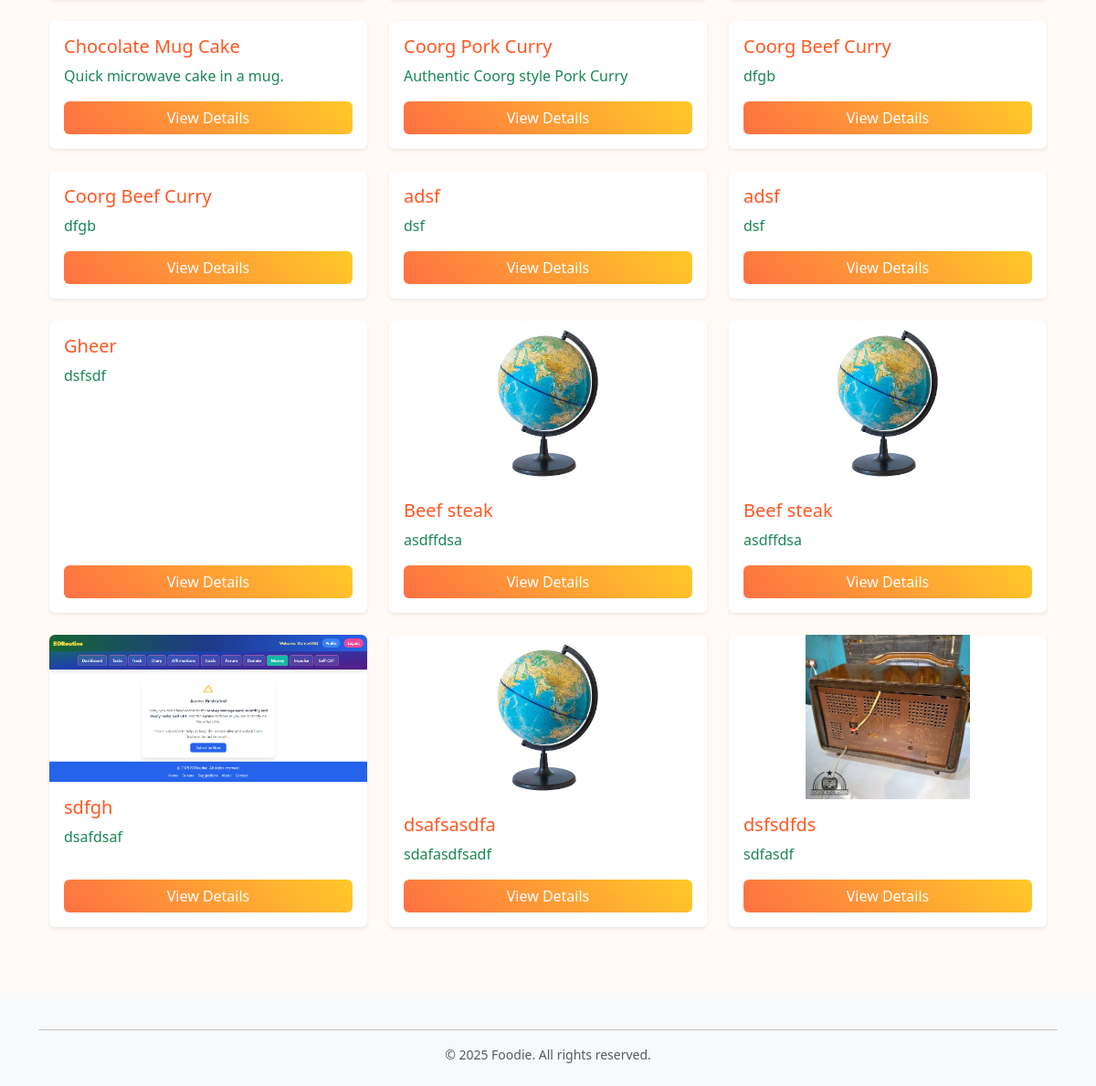
Page /recipes/ (lower part) on the earlier database version.
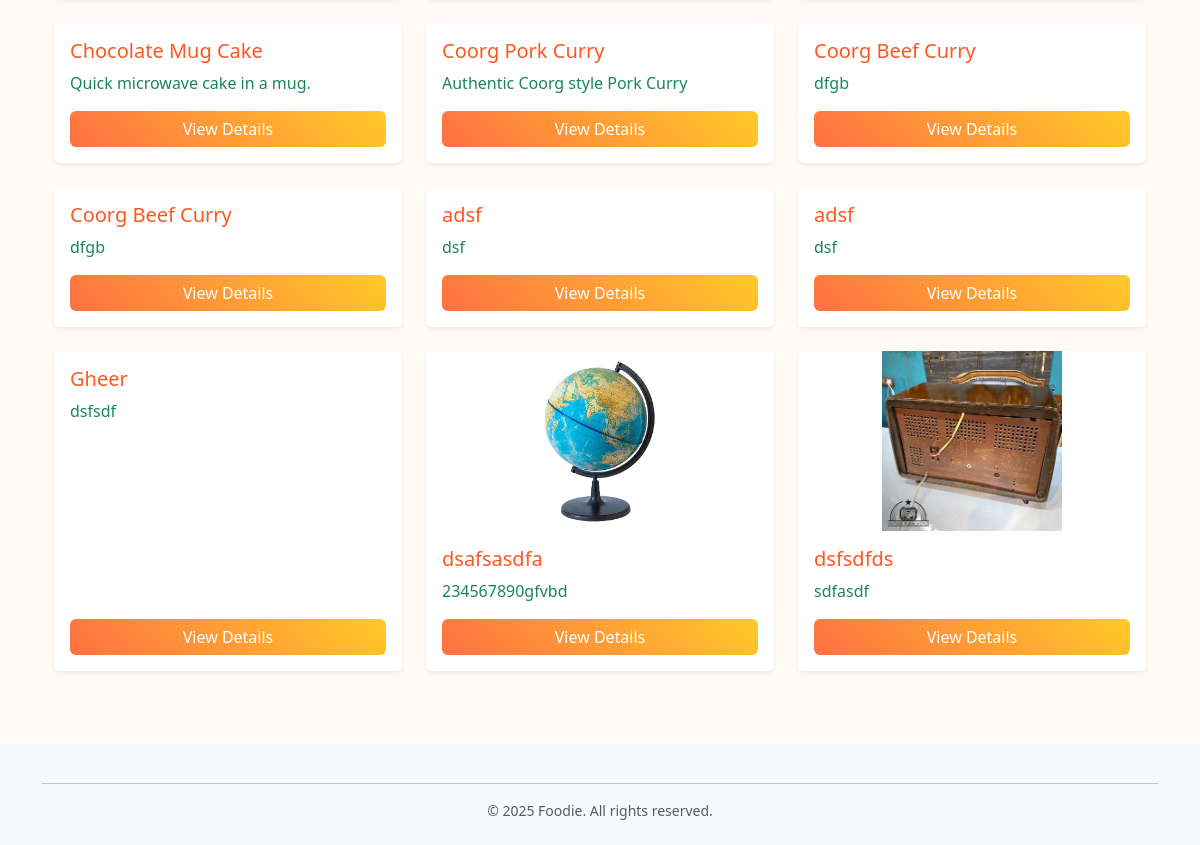
Same page on the later database version.
### recipes/models.py (models this page shows, shortened)
class Recipe(models.Model):
    name = models.CharField(max_length=100)
    description = models.TextField(null=True, blank=True)
    ingredients = models.TextField()
    directions = models.TextField()
    date_added = models.DateTimeField(auto_now_add=True, null=True, blank=True)
    category = models.ForeignKey(Category, on_delete=models.CASCADE)
    image = models.ImageField(
        upload_to='recipe_images/',  # path inside media folder
        null=True,                   # optional
         blank=True )
    user = models.ForeignKey(User, on_delete=models.CASCADE, related_name='recipes', null=True, default=1)
    favorited_by = models.ManyToManyField(
        User,
        related_name="favorite_recipes",
        blank=True
    )
    class Meta:
        ordering = ['date_added']

### recipes/views.py (the view)
# urls.py: path('', views.recipes_view, name='recipes'),
def recipes_view(request):
    recipes = Recipe.objects.all()  # fetch all recipes
    context = {
        'recipes': recipes  # pass the queryset to the template
    }
    return render(request, 'recipes/recipes.html', context)

### recipes/context_processors.py (called while the page is built)
def search_form(request):
    return {'search_form': SearchForm()}

### recipes/templates/recipes/recipes.html (shortened to what this page needs)
{% extends "base.html" %}
{% block content %}
<div class="container">
  <div class="row">
    {% for recipe in recipes %}
    <div class="col-md-6 col-lg-4 mb-4">
      <div class="card shadow-sm border-0 h-100 d-flex flex-column">
        {% if recipe.image %}
        <img
          src="{{ recipe.image.url }}"
          alt="{{ recipe.name }}"
          class="card-img-top img-fluid rounded-top"
          style="object-fit: contain; max-height: 180px; width: 100%;"
        />
        {% endif %}
        <div class="card-body d-flex flex-column">
          <h5 class="card-title" style="color:#FF5722;">{{ recipe.name }}</h5>
          <p class="card-text text-success text-truncate">{{ recipe.description }}</p>
          <div class="mt-auto">
            <a href="{% url 'recipes:recipe_detail' recipe.id %}"
               class="btn btn-gradient w-100">
              View Details
            </a>
          </div>
        </div>
      </div>
    </div>
    {% endfor %}
  </div>
</div>
{% endblock content %}

Differences in the rows shown:
removed Recipe: image (picture), name "Beef steak", description "asdffdsa"
removed Recipe: image (picture), name "Beef steak", description "asdffdsa"
removed Recipe: image (picture), name "sdfgh", description "dsafdsaf"
changed Recipe "dsafsasdfa": description "sdafasdfsadf" → "234567890gfvbd"
